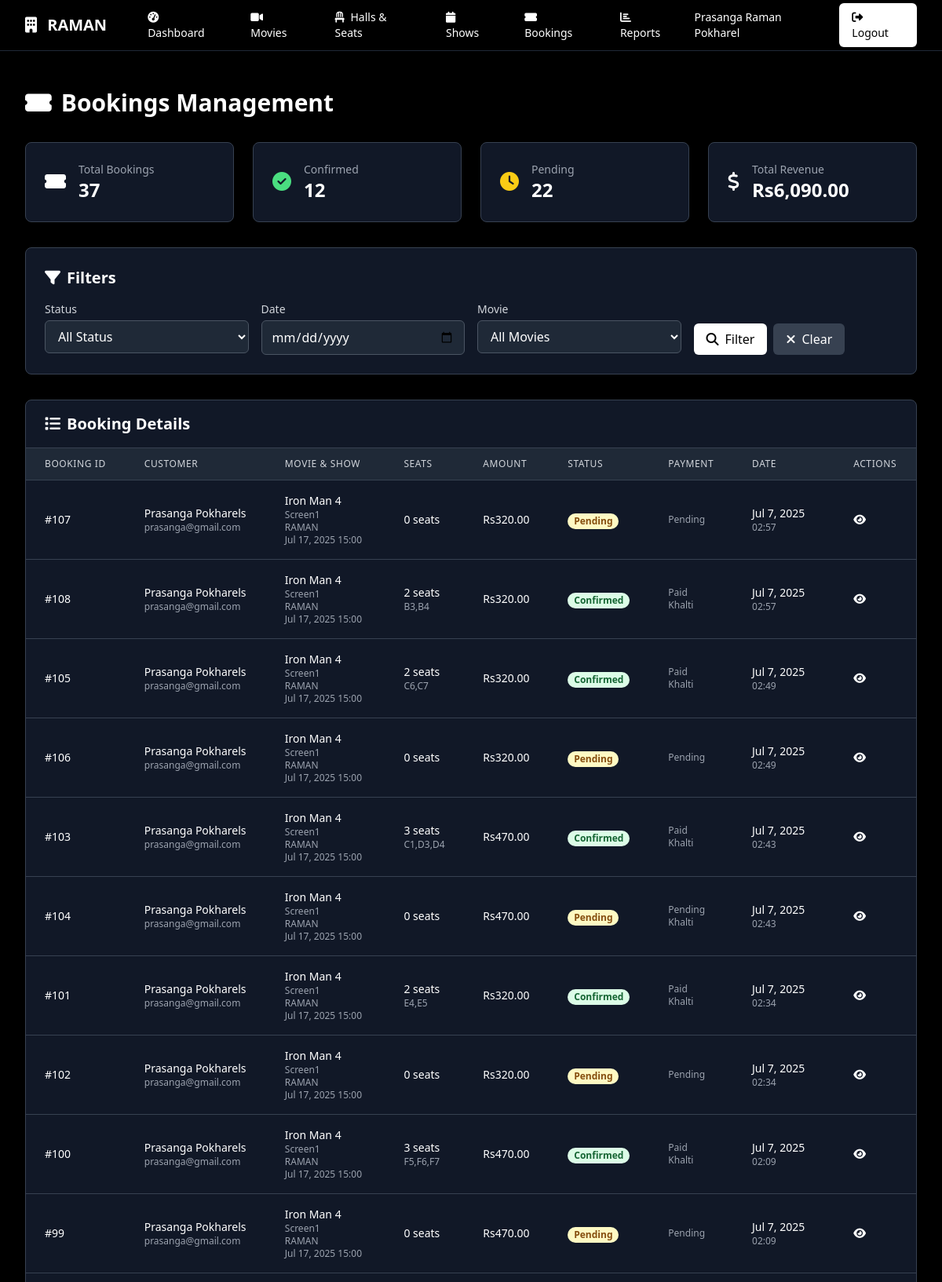
The page /branch/bookings.php (signed in, upper part) on the database its author committed.
### tables this page shows
CREATE TABLE `branches` (
  `branch_id` int(11) NOT NULL,
  `branch_name` varchar(255) NOT NULL,
  `branch_code` varchar(50) NOT NULL,
  `location` varchar(255) NOT NULL,
  `manager_name` varchar(255) NOT NULL,
  `contact_phone` varchar(20) DEFAULT NULL,
  `email` varchar(255) DEFAULT NULL,
  `username` varchar(100) NOT NULL,
  `password_hash` varchar(255) NOT NULL,
  `status` enum('active','inactive') DEFAULT 'active',
  `created_at` timestamp NOT NULL DEFAULT current_timestamp(),
  `updated_at` timestamp NOT NULL DEFAULT current_timestamp() ON UPDATE current_timestamp()
);

CREATE TABLE `bookings` (
  `booking_id` int(11) NOT NULL,
  `user_id` int(11) DEFAULT NULL,
  `show_id` int(11) DEFAULT NULL,
  `total_price` decimal(10,2) NOT NULL,
  `booking_status` enum('Pending','Confirmed','Cancelled') DEFAULT 'Pending',
  `created_at` timestamp NOT NULL DEFAULT current_timestamp(),
  `payment_status` enum('pending','paid','failed','refunded') DEFAULT 'pending',
  `payment_method` varchar(50) DEFAULT NULL,
  `payment_id` varchar(255) DEFAULT NULL
);

CREATE TABLE `users` (
  `user_id` int(11) NOT NULL,
  `name` varchar(100) NOT NULL,
  `email` varchar(100) NOT NULL,
  `phone` varchar(20) DEFAULT NULL,
  `password_hash` varchar(255) NOT NULL,
  `role` enum('user','admin') DEFAULT 'user',
  `created_at` timestamp NOT NULL DEFAULT current_timestamp()
);

CREATE TABLE `movies` (
  `movie_id` int(11) NOT NULL,
  `title` varchar(255) NOT NULL,
  `genre` varchar(100) DEFAULT NULL,
  `duration` int(11) DEFAULT NULL,
  `release_date` date DEFAULT NULL,
  `description` text DEFAULT NULL,
  `rating` decimal(3,1) DEFAULT NULL,
  `language` varchar(50) DEFAULT NULL,
  `poster_url` varchar(255) DEFAULT NULL,
  `trailer_url` varchar(255) DEFAULT NULL,
  `created_at` timestamp NOT NULL DEFAULT current_timestamp(),
  `director` varchar(255) DEFAULT NULL,
  `cast` text DEFAULT NULL,
  `certificate` varchar(50) DEFAULT NULL,
  `status` varchar(50) DEFAULT 'active'
);

CREATE TABLE `theaters` (
  `theater_id` int(11) NOT NULL,
  `name` varchar(255) NOT NULL,
  `location` varchar(255) NOT NULL,
  `capacity` int(11) NOT NULL,
  `address` varchar(255) NOT NULL,
  `city` varchar(255) NOT NULL,
  `state` varchar(255) NOT NULL,
  `screens` varchar(255) NOT NULL,
  `created_at` timestamp NOT NULL DEFAULT current_timestamp(),
  `theater_image` varchar(255) DEFAULT NULL,
  `branch_id` int(11) DEFAULT NULL
);

CREATE TABLE `halls` (
  `hall_id` int(11) NOT NULL,
  `branch_id` int(11) NOT NULL,
  `hall_name` varchar(255) NOT NULL,
  `total_rows` int(11) NOT NULL,
  `seats_per_row` int(11) NOT NULL,
  `total_capacity` int(11) NOT NULL,
  `hall_type` enum('standard','premium','imax') DEFAULT 'standard',
  `status` enum('active','inactive') DEFAULT 'active',
  `created_at` timestamp NOT NULL DEFAULT current_timestamp()
);

CREATE TABLE `shows` (
  `show_id` int(11) NOT NULL,
  `movie_id` int(11) DEFAULT NULL,
  `theater_id` int(11) NOT NULL,
  `show_time` datetime NOT NULL,
  `price` decimal(10,2) NOT NULL,
  `created_at` timestamp NOT NULL DEFAULT current_timestamp(),
  `hall_id` int(11) DEFAULT NULL
);

### branch/bookings.php (the view, shortened to what the rows shown need)
<?php
include '../database/config.php';
$branch_id = $_SESSION['branch_id'];
$where_conditions = ["t.branch_id = ?"];
$params = [$branch_id];
$where_clause = implode(' AND ', $where_conditions);
try {
    $bookings_stmt = $conn->prepare("
        SELECT b.booking_id, b.total_price, b.booking_status, b.payment_status,
               b.payment_method, b.created_at, u.name as user_name, u.email as user_email,
               m.title as movie_title, t.name as theater_name, h.hall_name,
               s.show_time, s.price as ticket_price,
               GROUP_CONCAT(seats.seat_number ORDER BY seats.seat_number) as seat_numbers,
               COUNT(seats.seat_id) as total_seats
        FROM bookings b
        JOIN users u ON b.user_id = u.user_id
        JOIN shows s ON b.show_id = s.show_id
        JOIN movies m ON s.movie_id = m.movie_id
        JOIN theaters t ON s.theater_id = t.theater_id
        LEFT JOIN halls h ON s.hall_id = h.hall_id
        LEFT JOIN seats ON b.booking_id = seats.booking_id
        WHERE {$where_clause}
        GROUP BY b.booking_id
        ORDER BY b.created_at DESC
        LIMIT 100
    ");
    $bookings_stmt->execute($params);
    $bookings = $bookings_stmt->fetchAll();
} catch (PDOException $e) {
    $bookings = [];
    $error_message = "Error fetching bookings: " . $e->getMessage();
}
?>
<!DOCTYPE html>
<html lang="en">
<head>
    <script src="https://cdn.tailwindcss.com"></script>
    <link rel="stylesheet" href="https://cdnjs.cloudflare.com/ajax/libs/font-awesome/6.4.0/css/all.min.css">
</head>
<body>
    <?php include '../includes/branchnav.php'; ?>
    <div class="max-w-7xl mx-auto py-6 sm:px-6 lg:px-8">
        <div class="px-4 py-6 sm:px-0">
            <h1 class="text-3xl font-bold text-white mb-8">
                <i class="fas fa-ticket-alt mr-3"></i>Bookings Management
            </h1>
            <div class="bg-gray-900 border border-gray-700 rounded-lg p-6 mb-8">
                <h2 class="text-xl font-semibold text-white mb-4">
                    <i class="fas fa-filter mr-2"></i>Filters
                </h2>
            </div>
            <div class="bg-gray-900 border border-gray-700 rounded-lg overflow-hidden">
                <div class="px-6 py-4 border-b border-gray-700">
                    <h2 class="text-xl font-semibold text-white">
                        <i class="fas fa-list mr-2"></i>Booking Details
                    </h2>
                </div>
                <?php if (empty($bookings)): ?>
                    <div class="p-6 text-center text-gray-400">
                        No bookings found with the current filters.
                    </div>
                <?php else: ?>
                    <div class="overflow-x-auto">
                        <table class="min-w-full divide-y divide-gray-700">
                            <thead class="bg-gray-800">
                                <tr>
                                    <th class="px-6 py-3 text-left text-xs font-medium text-gray-300 uppercase tracking-wider">Booking ID</th>
                                    <th class="px-6 py-3 text-left text-xs font-medium text-gray-300 uppercase tracking-wider">Customer</th>
                                    <th class="px-6 py-3 text-left text-xs font-medium text-gray-300 uppercase tracking-wider">Movie & Show</th>
                                    <th class="px-6 py-3 text-left text-xs font-medium text-gray-300 uppercase tracking-wider">Seats</th>
                                    <th class="px-6 py-3 text-left text-xs font-medium text-gray-300 uppercase tracking-wider">Amount</th>
                                    <th class="px-6 py-3 text-left text-xs font-medium text-gray-300 uppercase tracking-wider">Status</th>
                                    <th class="px-6 py-3 text-left text-xs font-medium text-gray-300 uppercase tracking-wider">Payment</th>
                                    <th class="px-6 py-3 text-left text-xs font-medium text-gray-300 uppercase tracking-wider">Date</th>
                                    <th class="px-6 py-3 text-left text-xs font-medium text-gray-300 uppercase tracking-wider">Actions</th>
                                </tr>
                            </thead>
                            <tbody class="bg-gray-900 divide-y divide-gray-700">
                                <?php foreach ($bookings as $booking): ?>
                                    <tr>
                                        <td class="px-6 py-4 whitespace-nowrap">
                                            <div class="text-sm font-medium text-white">#<?php echo $booking['booking_id']; ?></div>
                                        </td>
                                        <td class="px-6 py-4 whitespace-nowrap">
                                            <div class="text-sm font-medium text-white"><?php echo htmlspecialchars($booking['user_name']); ?></div>
                                            <div class="text-xs text-gray-400"><?php echo htmlspecialchars($booking['user_email']); ?></div>
                                        </td>
                                        <td class="px-6 py-4 whitespace-nowrap">
                                            <div class="text-sm font-medium text-white"><?php echo htmlspecialchars($booking['movie_title']); ?></div>
                                            <div class="text-xs text-gray-400"><?php echo htmlspecialchars($booking['theater_name']); ?></div>
                                            <?php if ($booking['hall_name']): ?>
                                                <div class="text-xs text-gray-400"><?php echo htmlspecialchars($booking['hall_name']); ?></div>
                                            <?php endif; ?>
                                            <div class="text-xs text-gray-400"><?php echo date('M j, Y H:i', strtotime($booking['show_time'])); ?></div>
                                        </td>
                                        <td class="px-6 py-4 whitespace-nowrap">
                                            <div class="text-sm text-white"><?php echo $booking['total_seats']; ?> seats</div>
                                            <?php if ($booking['seat_numbers']): ?>
                                                <div class="text-xs text-gray-400"><?php echo htmlspecialchars($booking['seat_numbers']); ?></div>
                                            <?php endif; ?>
                                        </td>
                                        <td class="px-6 py-4 whitespace-nowrap">
                                            <div class="text-sm font-medium text-white">Rs<?php echo number_format($booking['total_price'], 2); ?></div>
                                        </td>
                                        <td class="px-6 py-4 whitespace-nowrap">
                                            <span class="px-2 inline-flex text-xs leading-5 font-semibold rounded-full
                                                <?php
                                                switch($booking['booking_status']) {
                                                    case 'Confirmed': echo 'bg-green-100 text-green-800'; break;
                                                    case 'Pending': echo 'bg-yellow-100 text-yellow-800'; break;
                                                    default: echo 'bg-gray-100 text-gray-800';
                                                }
                                                ?>">
                                                <?php echo $booking['booking_status']; ?>
                                            </span>
                                        </td>
                                        <td class="px-6 py-4 whitespace-nowrap">
                                            <div class="text-xs text-gray-400">
                                                <?php echo ucfirst($booking['payment_status'] ?? 'N/A'); ?>
                                            </div>
                                            <?php if ($booking['payment_method']): ?>
                                                <div class="text-xs text-gray-400"><?php echo ucfirst($booking['payment_method']); ?></div>
                                            <?php endif; ?>
                                        </td>
                                        <td class="px-6 py-4 whitespace-nowrap">
                                            <div class="text-sm text-white"><?php echo date('M j, Y', strtotime($booking['created_at'])); ?></div>
                                            <div class="text-xs text-gray-400"><?php echo date('H:i', strtotime($booking['created_at'])); ?></div>
                                        </td>
                                        <td class="px-6 py-4 whitespace-nowrap text-sm font-medium">
                                            <button onclick="viewBookingDetails(<?php echo $booking['booking_id']; ?>)"
                                                    class="text-white hover:text-gray-300 mr-3">
                                                <i class="fas fa-eye"></i>
                                            </button>
                                        </td>
                                    </tr>
                                <?php endforeach; ?>
                            </tbody>
                        </table>
                    </div>
                <?php endif; ?>
            </div>
        </div>
    </div>
</body>
</html>

### includes/branchnav.php (shortened to what the rows shown need)
<?php
try {
    $stmt = $conn->prepare("SELECT * FROM branches WHERE branch_id = ?");
    $stmt->execute([$_SESSION['branch_id']]);
    $branch_info = $stmt->fetch();
} catch (PDOException $e) {
    $branch_info = null;
}
?>
<!DOCTYPE html>
<html lang="en">
<head>
    <script src="https://cdn.tailwindcss.com"></script>
    <link rel="stylesheet" href="https://cdnjs.cloudflare.com/ajax/libs/font-awesome/6.4.0/css/all.min.css">
</head>
<body>
<nav class="bg-black border-b border-gray-800">
    <div class="max-w-7xl mx-auto px-4 sm:px-6 lg:px-8">
        <div class="flex justify-between h-16">
            <div class="flex items-center">
                <div class="flex-shrink-0">
                    <h1 class="text-xl font-bold text-white">
                        <i class="fas fa-building mr-2"></i>
                        <?php echo $branch_info ? htmlspecialchars($branch_info['branch_name']) : 'Branch Admin'; ?>
                    </h1>
                </div>
            </div>
            <div class="flex items-center">
                <div class="ml-3 relative">
                    <div class="flex items-center space-x-4">
                        <span class="text-white text-sm">
                            <?php echo $branch_info ? htmlspecialchars($branch_info['manager_name']) : 'Branch Manager'; ?>
                        </span>
                        <a href="logout.php" class="bg-white text-black hover:bg-gray-200 px-4 py-2 rounded-md text-sm font-medium">
                            <i class="fas fa-sign-out-alt mr-1"></i> Logout
                        </a>
                    </div>
                </div>
            </div>
        </div>
    </div>
</nav>

### rows shown on the page
branches: branch_name "RAMAN", manager_name "Prasanga Raman Pokharel"
bookings: booking_id "107", user.name "Prasanga Pokharels", user.email "prasanga@gmail.com", movies.title "Iron Man 4", theaters.name "Screen1", halls.hall_name "RAMAN", show.show_time "Jul 17, 2025 15:00", total_seats "0", total_price "320.00", booking_status "Pending", payment_status "Pending", created_at "Jul 7, 2025", created_at "02:57"
bookings: booking_id "108", user.name "Prasanga Pokharels", user.email "prasanga@gmail.com", movies.title "Iron Man 4", theaters.name "Screen1", halls.hall_name "RAMAN", show.show_time "Jul 17, 2025 15:00", total_seats "2", seat_numbers "B3,B4", total_price "320.00", booking_status "Confirmed", payment_status "Paid", payment_method "Khalti", created_at "Jul 7, 2025", created_at "02:57"
bookings: booking_id "105", user.name "Prasanga Pokharels", user.email "prasanga@gmail.com", movies.title "Iron Man 4", theaters.name "Screen1", halls.hall_name "RAMAN", show.show_time "Jul 17, 2025 15:00", total_seats "2", seat_numbers "C6,C7", total_price "320.00", booking_status "Confirmed", payment_status "Paid", payment_method "Khalti", created_at "Jul 7, 2025", created_at "02:49"
bookings: booking_id "106", user.name "Prasanga Pokharels", user.email "prasanga@gmail.com", movies.title "Iron Man 4", theaters.name "Screen1", halls.hall_name "RAMAN", show.show_time "Jul 17, 2025 15:00", total_seats "0", total_price "320.00", booking_status "Pending", payment_status "Pending", created_at "Jul 7, 2025", created_at "02:49"
bookings: booking_id "103", user.name "Prasanga Pokharels", user.email "prasanga@gmail.com", movies.title "Iron Man 4", theaters.name "Screen1", halls.hall_name "RAMAN", show.show_time "Jul 17, 2025 15:00", total_seats "3", seat_numbers "C1,D3,D4", total_price "470.00", booking_status "Confirmed", payment_status "Paid", payment_method "Khalti", created_at "Jul 7, 2025", created_at "02:43"
bookings: booking_id "104", user.name "Prasanga Pokharels", user.email "prasanga@gmail.com", movies.title "Iron Man 4", theaters.name "Screen1", halls.hall_name "RAMAN", show.show_time "Jul 17, 2025 15:00", total_seats "0", total_price "470.00", booking_status "Pending", payment_status "Pending", payment_method "Khalti", created_at "Jul 7, 2025", created_at "02:43"
bookings: booking_id "101", user.name "Prasanga Pokharels", user.email "prasanga@gmail.com", movies.title "Iron Man 4", theaters.name "Screen1", halls.hall_name "RAMAN", show.show_time "Jul 17, 2025 15:00", total_seats "2", seat_numbers "E4,E5", total_price "320.00", booking_status "Confirmed", payment_status "Paid", payment_method "Khalti", created_at "Jul 7, 2025", created_at "02:34"
bookings: booking_id "102", user.name "Prasanga Pokharels", user.email "prasanga@gmail.com", movies.title "Iron Man 4", theaters.name "Screen1", halls.hall_name "RAMAN", show.show_time "Jul 17, 2025 15:00", total_seats "0", total_price "320.00", booking_status "Pending", payment_status "Pending", created_at "Jul 7, 2025", created_at "02:34"
bookings: booking_id "100", user.name "Prasanga Pokharels", user.email "prasanga@gmail.com", movies.title "Iron Man 4", theaters.name "Screen1", halls.hall_name "RAMAN", show.show_time "Jul 17, 2025 15:00", total_seats "3", seat_numbers "F5,F6,F7", total_price "470.00", booking_status "Confirmed", payment_status "Paid", payment_method "Khalti", created_at "Jul 7, 2025", created_at "02:09"
bookings: booking_id "99", user.name "Prasanga Pokharels", user.email "prasanga@gmail.com", movies.title "Iron Man 4", theaters.name "Screen1", halls.hall_name "RAMAN", show.show_time "Jul 17, 2025 15:00", total_seats "0", total_price "470.00", booking_status "Pending", payment_status "Pending", created_at "Jul 7, 2025", created_at "02:09"

### other values the page prints
$stats['total_bookings'] "37"
$stats['confirmed_bookings'] "12"
$stats['pending_bookings'] "22"
$stats['total_revenue'] "6,090.00"
